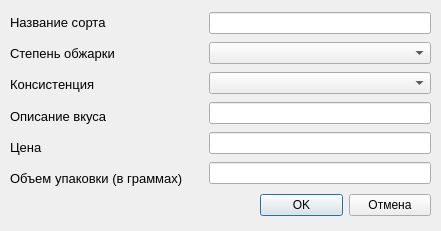
<?xml version="1.0" encoding="UTF-8"?>
<ui version="4.0">
 <class>Dialog</class>
 <widget class="QDialog" name="Dialog">
  <property name="geometry">
   <rect>
    <x>0</x>
    <y>0</y>
    <width>441</width>
    <height>231</height>
   </rect>
  </property>
  <property name="windowTitle">
   <string>Dialog</string>
  </property>
  <widget class="QWidget" name="layoutWidget">
   <property name="geometry">
    <rect>
     <x>260</x>
     <y>190</y>
     <width>171</width>
     <height>31</height>
    </rect>
   </property>
   <layout class="QHBoxLayout" name="horizontalLayout">
    <item>
     <widget class="QPushButton" name="ok_pB">
      <property name="text">
       <string>OK</string>
      </property>
      <property name="default">
       <bool>true</bool>
      </property>
     </widget>
    </item>
    <item>
     <widget class="QPushButton" name="cancel_pB">
      <property name="text">
       <string>Отмена</string>
      </property>
     </widget>
    </item>
   </layout>
  </widget>
  <widget class="QWidget" name="layoutWidget">
   <property name="geometry">
    <rect>
     <x>10</x>
     <y>10</y>
     <width>421</width>
     <height>181</height>
    </rect>
   </property>
   <layout class="QHBoxLayout" name="horizontalLayout_2">
    <item>
     <layout class="QVBoxLayout" name="verticalLayout">
      <item>
       <widget class="QLabel" name="label">
        <property name="font">
         <font>
          <pointsize>10</pointsize>
         </font>
        </property>
        <property name="text">
         <string>Название сорта</string>
        </property>
       </widget>
      </item>
      <item>
       <widget class="QLabel" name="label_2">
        <property name="font">
         <font>
          <pointsize>10</pointsize>
         </font>
        </property>
        <property name="text">
         <string>Степень обжарки</string>
        </property>
       </widget>
      </item>
      <item>
       <widget class="QLabel" name="label_3">
        <property name="font">
         <font>
          <pointsize>10</pointsize>
         </font>
        </property>
        <property name="text">
         <string>Консистенция</string>
        </property>
       </widget>
      </item>
      <item>
       <widget class="QLabel" name="label_4">
        <property name="font">
         <font>
          <pointsize>10</pointsize>
         </font>
        </property>
        <property name="text">
         <string>Описание вкуса</string>
        </property>
       </widget>
      </item>
      <item>
       <widget class="QLabel" name="label_5">
        <property name="font">
         <font>
          <pointsize>10</pointsize>
         </font>
        </property>
        <property name="text">
         <string>Цена</string>
        </property>
       </widget>
      </item>
      <item>
       <widget class="QLabel" name="label_6">
        <property name="font">
         <font>
          <pointsize>10</pointsize>
         </font>
        </property>
        <property name="text">
         <string>Объем упаковки (в граммах)</string>
        </property>
       </widget>
      </item>
     </layout>
    </item>
    <item>
     <spacer name="verticalSpacer">
      <property name="orientation">
       <enum>Qt::Vertical</enum>
      </property>
      <property name="sizeHint" stdset="0">
       <size>
        <width>20</width>
        <height>40</height>
       </size>
      </property>
     </spacer>
    </item>
    <item>
     <layout class="QVBoxLayout" name="verticalLayout_2">
      <item>
       <widget class="QLineEdit" name="sort_name_lE"/>
      </item>
      <item>
       <widget class="QComboBox" name="roasting_cb"/>
      </item>
      <item>
       <widget class="QComboBox" name="consist_cb"/>
      </item>
      <item>
       <widget class="QLineEdit" name="taste_lE"/>
      </item>
      <item>
       <widget class="QLineEdit" name="price_lE"/>
      </item>
      <item>
       <widget class="QLineEdit" name="amount_lE"/>
      </item>
     </layout>
    </item>
   </layout>
  </widget>
  <widget class="QLabel" name="statusBar">
   <property name="geometry">
    <rect>
     <x>10</x>
     <y>200</y>
     <width>231</width>
     <height>21</height>
    </rect>
   </property>
   <property name="text">
    <string/>
   </property>
  </widget>
 </widget>
 <resources/>
 <connections/>
</ui>
